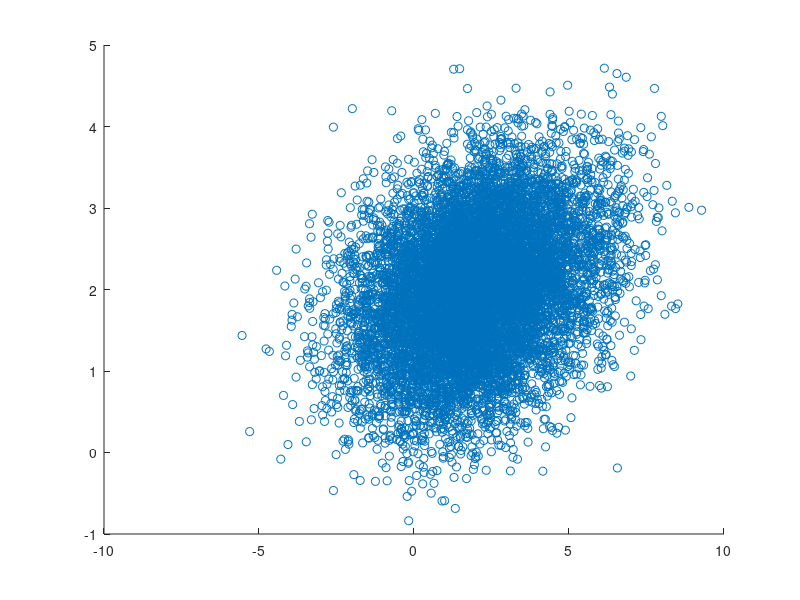

The MATLAB script that drew this image:
L = 10000;
Z1 = randn(2, L);
Z2 = randn(2, L);

% Suponer que X = AZ + B, con Z gaussiana
% se puede probar que X también es gausiana y entonces:
% uX = A uZ + B ; sigmaX = A sigmaz A^T
% en nuestro caso, uZ = 0 y sigmaz es la identidad
% entonces B tiene que ser uX y para A podemos asumir que a12 = 0;
% de esta forma queda que: a11 = sigmax, rho*sigmay = a21, a22 =
% sigmay*raiz(1-rho^2)

% X1: ux=2, uy=2, sigmax= 0,4, sigmay = 0,8, rho = 0,3
% X2: ux=2, uy=2, sigmax = 2, sigmay = 4, rho = 0,7

X1 = ([[2, 0] ; [0.3*0.8, 0.8*sqrt(1-0.3*0.3)]] * Z1) + repmat([2; 2], 1, L);
scatter(X1(1,:), X1(2,:))